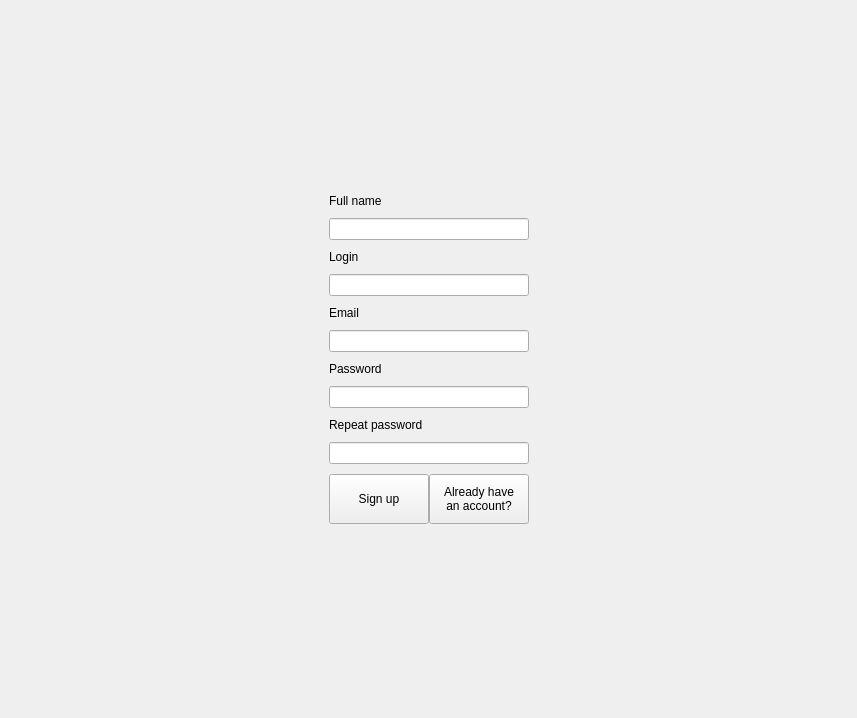
<?xml version="1.0" encoding="UTF-8"?>
<ui version="4.0">
 <class>RegistrationWidget</class>
 <widget class="QWidget" name="RegistrationWidget">
  <property name="geometry">
   <rect>
    <x>0</x>
    <y>0</y>
    <width>857</width>
    <height>718</height>
   </rect>
  </property>
  <property name="windowTitle">
   <string>Form</string>
  </property>
  <layout class="QHBoxLayout" name="horizontalLayout">
   <item>
    <spacer name="horizontalSpacer">
     <property name="orientation">
      <enum>Qt::Horizontal</enum>
     </property>
     <property name="sizeHint" stdset="0">
      <size>
       <width>40</width>
       <height>20</height>
      </size>
     </property>
    </spacer>
   </item>
   <item>
    <widget class="QWidget" name="verticalWidget_2" native="true">
     <property name="sizePolicy">
      <sizepolicy hsizetype="Preferred" vsizetype="Preferred">
       <horstretch>0</horstretch>
       <verstretch>0</verstretch>
      </sizepolicy>
     </property>
     <property name="minimumSize">
      <size>
       <width>300</width>
       <height>0</height>
      </size>
     </property>
     <property name="maximumSize">
      <size>
       <width>150</width>
       <height>16777215</height>
      </size>
     </property>
     <property name="baseSize">
      <size>
       <width>0</width>
       <height>0</height>
      </size>
     </property>
     <layout class="QVBoxLayout" name="verticalLayout_3">
      <property name="spacing">
       <number>10</number>
      </property>
      <property name="sizeConstraint">
       <enum>QLayout::SetFixedSize</enum>
      </property>
      <item>
       <spacer name="verticalSpacer_3">
        <property name="orientation">
         <enum>Qt::Vertical</enum>
        </property>
        <property name="sizeHint" stdset="0">
         <size>
          <width>20</width>
          <height>40</height>
         </size>
        </property>
       </spacer>
      </item>
      <item>
       <widget class="QLabel" name="label_4">
        <property name="sizePolicy">
         <sizepolicy hsizetype="Preferred" vsizetype="Preferred">
          <horstretch>0</horstretch>
          <verstretch>0</verstretch>
         </sizepolicy>
        </property>
        <property name="minimumSize">
         <size>
          <width>25</width>
          <height>0</height>
         </size>
        </property>
        <property name="maximumSize">
         <size>
          <width>16777215</width>
          <height>30</height>
         </size>
        </property>
        <property name="text">
         <string>Full name</string>
        </property>
       </widget>
      </item>
      <item>
       <widget class="QLineEdit" name="fullNameField">
        <property name="sizePolicy">
         <sizepolicy hsizetype="Preferred" vsizetype="Preferred">
          <horstretch>0</horstretch>
          <verstretch>0</verstretch>
         </sizepolicy>
        </property>
        <property name="minimumSize">
         <size>
          <width>0</width>
          <height>0</height>
         </size>
        </property>
        <property name="maximumSize">
         <size>
          <width>16777215</width>
          <height>16777215</height>
         </size>
        </property>
        <property name="echoMode">
         <enum>QLineEdit::Normal</enum>
        </property>
       </widget>
      </item>
      <item>
       <widget class="QLabel" name="label_6">
        <property name="sizePolicy">
         <sizepolicy hsizetype="Preferred" vsizetype="Preferred">
          <horstretch>0</horstretch>
          <verstretch>0</verstretch>
         </sizepolicy>
        </property>
        <property name="minimumSize">
         <size>
          <width>25</width>
          <height>0</height>
         </size>
        </property>
        <property name="maximumSize">
         <size>
          <width>16777215</width>
          <height>30</height>
         </size>
        </property>
        <property name="text">
         <string>Login</string>
        </property>
       </widget>
      </item>
      <item>
       <widget class="QLineEdit" name="usernameField">
        <property name="sizePolicy">
         <sizepolicy hsizetype="Preferred" vsizetype="Preferred">
          <horstretch>0</horstretch>
          <verstretch>0</verstretch>
         </sizepolicy>
        </property>
        <property name="minimumSize">
         <size>
          <width>0</width>
          <height>0</height>
         </size>
        </property>
        <property name="maximumSize">
         <size>
          <width>16777215</width>
          <height>16777215</height>
         </size>
        </property>
        <property name="echoMode">
         <enum>QLineEdit::Normal</enum>
        </property>
       </widget>
      </item>
      <item>
       <widget class="QLabel" name="label_3">
        <property name="sizePolicy">
         <sizepolicy hsizetype="Preferred" vsizetype="Preferred">
          <horstretch>0</horstretch>
          <verstretch>0</verstretch>
         </sizepolicy>
        </property>
        <property name="minimumSize">
         <size>
          <width>25</width>
          <height>0</height>
         </size>
        </property>
        <property name="maximumSize">
         <size>
          <width>16777215</width>
          <height>30</height>
         </size>
        </property>
        <property name="text">
         <string>Email</string>
        </property>
       </widget>
      </item>
      <item>
       <widget class="QLineEdit" name="emailField">
        <property name="sizePolicy">
         <sizepolicy hsizetype="Preferred" vsizetype="Preferred">
          <horstretch>0</horstretch>
          <verstretch>0</verstretch>
         </sizepolicy>
        </property>
        <property name="minimumSize">
         <size>
          <width>0</width>
          <height>0</height>
         </size>
        </property>
        <property name="maximumSize">
         <size>
          <width>16777215</width>
          <height>16777215</height>
         </size>
        </property>
        <property name="echoMode">
         <enum>QLineEdit::Normal</enum>
        </property>
       </widget>
      </item>
      <item>
       <widget class="QLabel" name="label_7">
        <property name="sizePolicy">
         <sizepolicy hsizetype="Preferred" vsizetype="Preferred">
          <horstretch>0</horstretch>
          <verstretch>0</verstretch>
         </sizepolicy>
        </property>
        <property name="minimumSize">
         <size>
          <width>25</width>
          <height>0</height>
         </size>
        </property>
        <property name="maximumSize">
         <size>
          <width>16777215</width>
          <height>30</height>
         </size>
        </property>
        <property name="text">
         <string>Password</string>
        </property>
       </widget>
      </item>
      <item>
       <widget class="QLineEdit" name="passwordField">
        <property name="sizePolicy">
         <sizepolicy hsizetype="Preferred" vsizetype="Preferred">
          <horstretch>0</horstretch>
          <verstretch>0</verstretch>
         </sizepolicy>
        </property>
        <property name="minimumSize">
         <size>
          <width>0</width>
          <height>0</height>
         </size>
        </property>
        <property name="maximumSize">
         <size>
          <width>16777215</width>
          <height>16777215</height>
         </size>
        </property>
        <property name="echoMode">
         <enum>QLineEdit::Password</enum>
        </property>
       </widget>
      </item>
      <item>
       <widget class="QLabel" name="label">
        <property name="sizePolicy">
         <sizepolicy hsizetype="Preferred" vsizetype="Preferred">
          <horstretch>0</horstretch>
          <verstretch>0</verstretch>
         </sizepolicy>
        </property>
        <property name="minimumSize">
         <size>
          <width>25</width>
          <height>0</height>
         </size>
        </property>
        <property name="maximumSize">
         <size>
          <width>16777215</width>
          <height>30</height>
         </size>
        </property>
        <property name="text">
         <string>Repeat password</string>
        </property>
       </widget>
      </item>
      <item>
       <widget class="QLineEdit" name="repPasswordField">
        <property name="sizePolicy">
         <sizepolicy hsizetype="Preferred" vsizetype="Preferred">
          <horstretch>0</horstretch>
          <verstretch>0</verstretch>
         </sizepolicy>
        </property>
        <property name="minimumSize">
         <size>
          <width>0</width>
          <height>0</height>
         </size>
        </property>
        <property name="maximumSize">
         <size>
          <width>16777215</width>
          <height>16777215</height>
         </size>
        </property>
        <property name="echoMode">
         <enum>QLineEdit::Password</enum>
        </property>
       </widget>
      </item>
      <item>
       <layout class="QHBoxLayout" name="horizontalLayout_4">
        <property name="spacing">
         <number>0</number>
        </property>
        <property name="topMargin">
         <number>0</number>
        </property>
        <property name="rightMargin">
         <number>0</number>
        </property>
        <item>
         <widget class="QPushButton" name="SignUpBtn">
          <property name="sizePolicy">
           <sizepolicy hsizetype="Fixed" vsizetype="Minimum">
            <horstretch>0</horstretch>
            <verstretch>0</verstretch>
           </sizepolicy>
          </property>
          <property name="minimumSize">
           <size>
            <width>100</width>
            <height>50</height>
           </size>
          </property>
          <property name="text">
           <string>Sign up</string>
          </property>
         </widget>
        </item>
        <item>
         <widget class="QPushButton" name="MoveToLogInBtn">
          <property name="enabled">
           <bool>true</bool>
          </property>
          <property name="sizePolicy">
           <sizepolicy hsizetype="Fixed" vsizetype="Minimum">
            <horstretch>0</horstretch>
            <verstretch>0</verstretch>
           </sizepolicy>
          </property>
          <property name="minimumSize">
           <size>
            <width>100</width>
            <height>50</height>
           </size>
          </property>
          <property name="font">
           <font>
            <strikeout>false</strikeout>
            <kerning>true</kerning>
           </font>
          </property>
          <property name="acceptDrops">
           <bool>false</bool>
          </property>
          <property name="text">
           <string>Already have 
an account?</string>
          </property>
          <property name="iconSize">
           <size>
            <width>20</width>
            <height>20</height>
           </size>
          </property>
          <property name="checkable">
           <bool>false</bool>
          </property>
          <property name="autoRepeat">
           <bool>false</bool>
          </property>
          <property name="autoExclusive">
           <bool>false</bool>
          </property>
         </widget>
        </item>
       </layout>
      </item>
      <item>
       <spacer name="verticalSpacer_4">
        <property name="orientation">
         <enum>Qt::Vertical</enum>
        </property>
        <property name="sizeHint" stdset="0">
         <size>
          <width>20</width>
          <height>40</height>
         </size>
        </property>
       </spacer>
      </item>
     </layout>
    </widget>
   </item>
   <item>
    <spacer name="horizontalSpacer_2">
     <property name="orientation">
      <enum>Qt::Horizontal</enum>
     </property>
     <property name="sizeHint" stdset="0">
      <size>
       <width>40</width>
       <height>20</height>
      </size>
     </property>
    </spacer>
   </item>
  </layout>
 </widget>
 <resources/>
 <connections/>
</ui>
